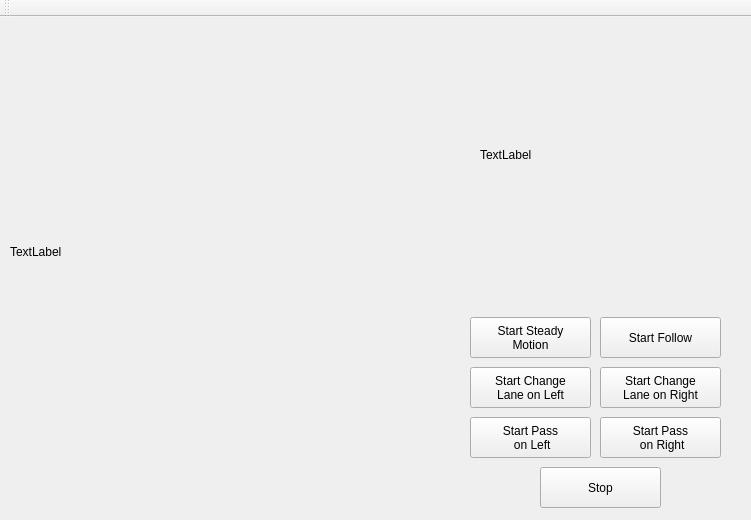
<?xml version="1.0" encoding="UTF-8"?>
<ui version="4.0">
 <class>MainWindow</class>
 <widget class="QMainWindow" name="MainWindow">
  <property name="geometry">
   <rect>
    <x>0</x>
    <y>0</y>
    <width>751</width>
    <height>520</height>
   </rect>
  </property>
  <property name="windowTitle">
   <string>TMR 2023 - AutoModelCar</string>
  </property>
  <property name="styleSheet">
   <string notr="true">QGroupBox {
    border: 1px solid gray;
    border-radius: 9px;
    margin-top: 0.5em;
}

QGroupBox::title {
    subcontrol-origin: margin;
    left: 10px;
    padding: 0 3px 0 3px;
}

QRadioButton{
	spacing: 1px;
}
QRadioButton::indicator{
	width: 16px;
	height: 16px;
}</string>
  </property>
  <widget class="QWidget" name="centralWidget">
   <widget class="QLabel" name="lblSteeringWheel">
    <property name="geometry">
     <rect>
      <x>10</x>
      <y>10</y>
      <width>450</width>
      <height>450</height>
     </rect>
    </property>
    <property name="text">
     <string>TextLabel</string>
    </property>
   </widget>
   <widget class="QLabel" name="lblSpeedometer">
    <property name="geometry">
     <rect>
      <x>480</x>
      <y>10</y>
      <width>256</width>
      <height>256</height>
     </rect>
    </property>
    <property name="text">
     <string>TextLabel</string>
    </property>
   </widget>
   <widget class="QPushButton" name="btnStartCruise">
    <property name="geometry">
     <rect>
      <x>470</x>
      <y>300</y>
      <width>121</width>
      <height>41</height>
     </rect>
    </property>
    <property name="text">
     <string>Start Steady
Motion</string>
    </property>
   </widget>
   <widget class="QPushButton" name="btnStartFollow">
    <property name="geometry">
     <rect>
      <x>600</x>
      <y>300</y>
      <width>121</width>
      <height>41</height>
     </rect>
    </property>
    <property name="text">
     <string>Start Follow</string>
    </property>
   </widget>
   <widget class="QPushButton" name="btnStartChangeLeft">
    <property name="geometry">
     <rect>
      <x>470</x>
      <y>350</y>
      <width>121</width>
      <height>41</height>
     </rect>
    </property>
    <property name="text">
     <string>Start Change
Lane on Left</string>
    </property>
   </widget>
   <widget class="QPushButton" name="btnStartChangeRight">
    <property name="geometry">
     <rect>
      <x>600</x>
      <y>350</y>
      <width>121</width>
      <height>41</height>
     </rect>
    </property>
    <property name="text">
     <string>Start Change
Lane on Right</string>
    </property>
   </widget>
   <widget class="QPushButton" name="btnStartPassLeft">
    <property name="geometry">
     <rect>
      <x>470</x>
      <y>400</y>
      <width>121</width>
      <height>41</height>
     </rect>
    </property>
    <property name="text">
     <string>Start Pass
 on Left</string>
    </property>
   </widget>
   <widget class="QPushButton" name="btnStartPassRight">
    <property name="geometry">
     <rect>
      <x>600</x>
      <y>400</y>
      <width>121</width>
      <height>41</height>
     </rect>
    </property>
    <property name="text">
     <string>Start Pass
 on Right</string>
    </property>
   </widget>
   <widget class="QPushButton" name="btnStop">
    <property name="geometry">
     <rect>
      <x>540</x>
      <y>450</y>
      <width>121</width>
      <height>41</height>
     </rect>
    </property>
    <property name="text">
     <string>Stop</string>
    </property>
   </widget>
  </widget>
  <widget class="QToolBar" name="mainToolBar">
   <attribute name="toolBarArea">
    <enum>TopToolBarArea</enum>
   </attribute>
   <attribute name="toolBarBreak">
    <bool>false</bool>
   </attribute>
  </widget>
 </widget>
 <layoutdefault spacing="6" margin="11"/>
 <resources/>
 <connections/>
</ui>
